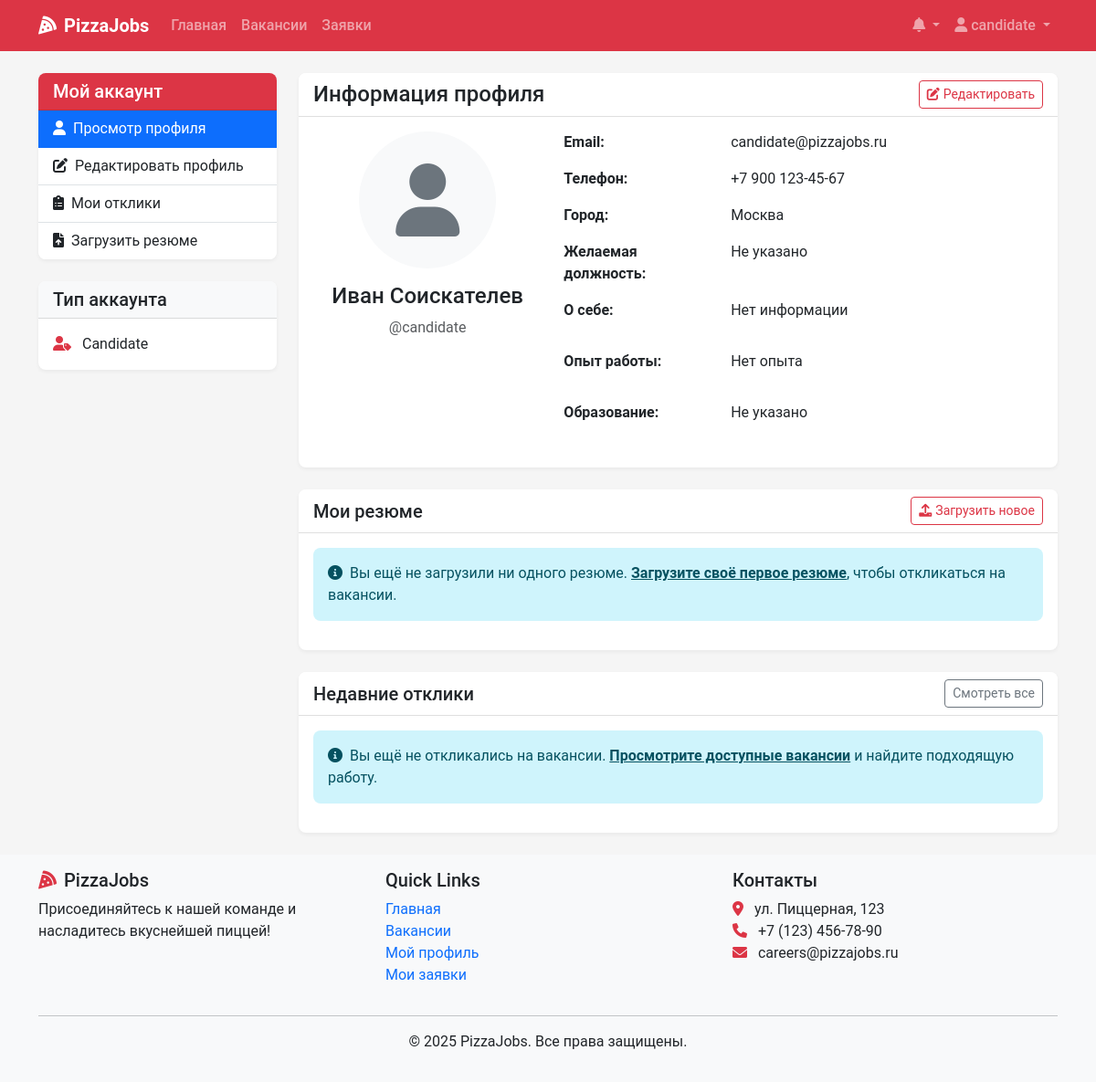
Before: /profile/ (signed in) with the older database file.
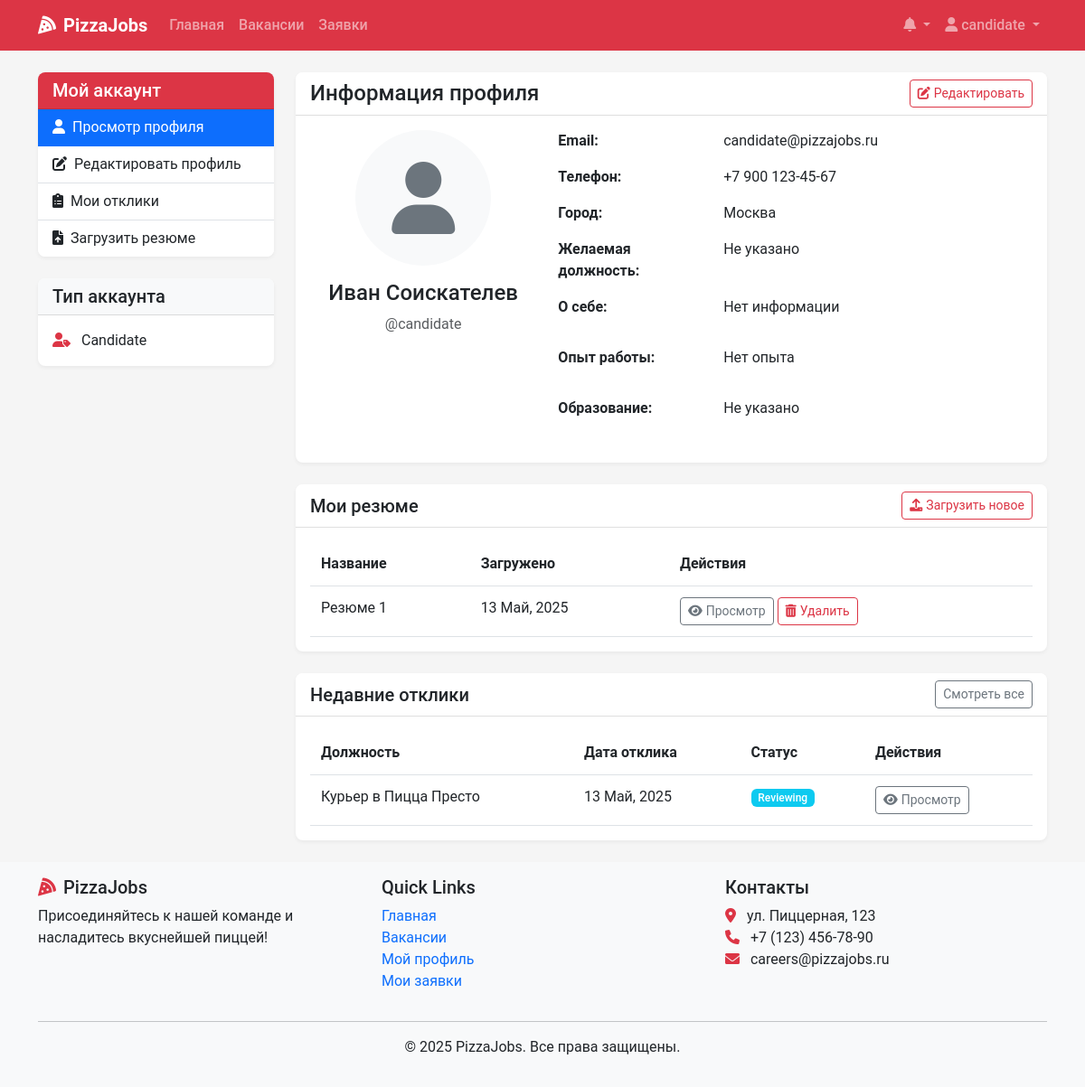
After: the same page with the newer database file.
### recruitment/models.py (models this page shows, shortened)
class Resume(models.Model):
    user = models.ForeignKey(User, on_delete=models.CASCADE, related_name='resumes')
    file = models.FileField(upload_to=resume_file_path)
    title = models.CharField(max_length=100)
    uploaded_at = models.DateTimeField(auto_now_add=True)
    is_active = models.BooleanField(default=True)

class Application(models.Model):
    vacancy = models.ForeignKey(Vacancy, on_delete=models.CASCADE, related_name='applications')
    user = models.ForeignKey(User, on_delete=models.CASCADE, related_name='applications')
    resume = models.ForeignKey(Resume, on_delete=models.SET_NULL, null=True, blank=True, related_name='applications')
    cover_letter = models.TextField(blank=True, null=True)
    status = models.CharField(max_length=20, choices=ApplicationStatus.choices, default=ApplicationStatus.NEW)
    applied_at = models.DateTimeField(auto_now_add=True)
    updated_at = models.DateTimeField(auto_now=True)

class Vacancy(models.Model):
    title = models.CharField(max_length=100)
    position_type = models.ForeignKey(PositionType, on_delete=models.CASCADE, related_name='vacancies')
    restaurants = models.ManyToManyField(Restaurant, related_name='vacancies')
    description = models.TextField()
    requirements = models.TextField()
    responsibilities = models.TextField()
    conditions = models.TextField()
    salary_min = models.DecimalField(max_digits=10, decimal_places=2, null=True, blank=True)
    salary_max = models.DecimalField(max_digits=10, decimal_places=2, null=True, blank=True)
    is_active = models.BooleanField(default=True)
    created_at = models.DateTimeField(auto_now_add=True)
    updated_at = models.DateTimeField(auto_now=True)
    created_by = models.ForeignKey(User, on_delete=models.SET_NULL, null=True, related_name='created_vacancies')
    class Meta:
        verbose_name_plural = "Vacancies"

### recruitment/views.py (the view)
# urls.py: path('profile/', views.view_profile, name='view_profile'),
@login_required
def view_profile(request):
    user_profile = get_object_or_404(UserProfile, user=request.user)
    resumes = Resume.objects.filter(user=request.user, is_active=True)
    applications = []
    if user_profile.role == UserRole.CANDIDATE:
        applications = Application.objects.filter(user=request.user).order_by('-applied_at')
    context = {
        'profile': user_profile,
        'resumes': resumes,
        'applications': applications,
    }
    return render(request, 'profile/view.html', context)

### templates/profile/view.html (shortened to what the changed rows need)
{% extends 'base.html' %}
{% block content %}
<div class="container">
    <div class="row">
        <div class="col-lg-9">
            <div class="card shadow-sm mb-4">
                <div class="card-header bg-white d-flex justify-content-between align-items-center">
                    <h2 class="card-title h4 mb-0">Информация профиля</h2>
                </div>
            </div>
            {% if profile.role == 'CANDIDATE' %}
                <div class="card shadow-sm mb-4">
                    <div class="card-body">
                        {% if resumes %}
                            <div class="table-responsive">
                                <table class="table table-hover">
                                    <thead>
                                        <tr>
                                            <th>Название</th>
                                            <th>Загружено</th>
                                            <th>Действия</th>
                                        </tr>
                                    </thead>
                                    <tbody>
                                        {% for resume in resumes %}
                                            <tr>
                                                <td>{{ resume.title }}</td>
                                                <td>{{ resume.uploaded_at|date:"d M, Y" }}</td>
                                                <td>
                                                    <a href="{{ resume.file.url }}" class="btn btn-sm btn-outline-secondary" target="_blank">
                                                        <i class="fas fa-eye me-1"></i>Просмотр
                                                    </a>
                                                    <a href="{% url 'delete_resume' resume.id %}" class="btn btn-sm btn-outline-danger">
                                                        <i class="fas fa-trash-alt me-1"></i>Удалить
                                                    </a>
                                                </td>
                                            </tr>
                                        {% endfor %}
                                    </tbody>
                                </table>
                            </div>
                        {% else %}
                            <div class="alert alert-info">
                                <i class="fas fa-info-circle me-2"></i>Вы ещё не загрузили ни одного резюме.
                                <a href="{% url 'upload_resume' %}" class="alert-link">Загрузите своё первое резюме</a>, чтобы откликаться на вакансии.
                            </div>
                        {% endif %}
                    </div>
                </div>
                <div class="card shadow-sm">
                    <div class="card-body">
                        {% if applications %}
                            <div class="table-responsive">
                                <table class="table table-hover">
                                    <thead>
                                        <tr>
                                            <th>Должность</th>
                                            <th>Дата отклика</th>
                                            <th>Статус</th>
                                            <th>Действия</th>
                                        </tr>
                                    </thead>
                                    <tbody>
                                        {% for application in applications|slice:":5" %}
                                            <tr>
                                                <td>{{ application.vacancy.title }}</td>
                                                <td>{{ application.applied_at|date:"d M, Y" }}</td>
                                                <td>
                                                    <span class="badge {% if application.status == 'NEW' %}bg-primary{% elif application.status == 'REVIEWING' %}bg-info{% elif application.status == 'INTERVIEW_SCHEDULED' %}bg-warning{% elif application.status == 'ACCEPTED' %}bg-success{% elif application.status == 'REJECTED' %}bg-danger{% else %}bg-secondary{% endif %}">
                                                        {{ application.get_status_display }}
                                                    </span>
                                                </td>
                                                <td>
                                                    <a href="{% url 'application_detail' application.id %}" class="btn btn-sm btn-outline-secondary">
                                                        <i class="fas fa-eye me-1"></i>Просмотр
                                                    </a>
                                                </td>
                                            </tr>
                                        {% endfor %}
                                    </tbody>
                                </table>
                            </div>
                        {% else %}
                            <div class="alert alert-info">
                                <i class="fas fa-info-circle me-2"></i>Вы ещё не откликались на вакансии.
                                <a href="{% url 'vacancy_list' %}" class="alert-link">Просмотрите доступные вакансии</a> и найдите подходящую работу.
                            </div>
                        {% endif %}
                    </div>
                </div>
            {% endif %}
        </div>
    </div>
</div>
{% endblock %}

Changed rows visible on the page:
added Resume: title "Резюме 1", uploaded_at "13 Май, 2025"
added Application: vacancy "Курьер в Пицца Престо", applied_at "13 Май, 2025", status "Reviewing"
Other visible differences:
text no longer shown: "Вы ещё не загрузили ни одного резюме. Загрузите своё первое резюме , чтобы откликаться на вакансии. Вы ещё не откликались на вакансии. Просмотрите доступные вакансии и найдите подходящую работу."
text now shown: "Название Загружено Действия Должность Дата отклика Статус Действия"
